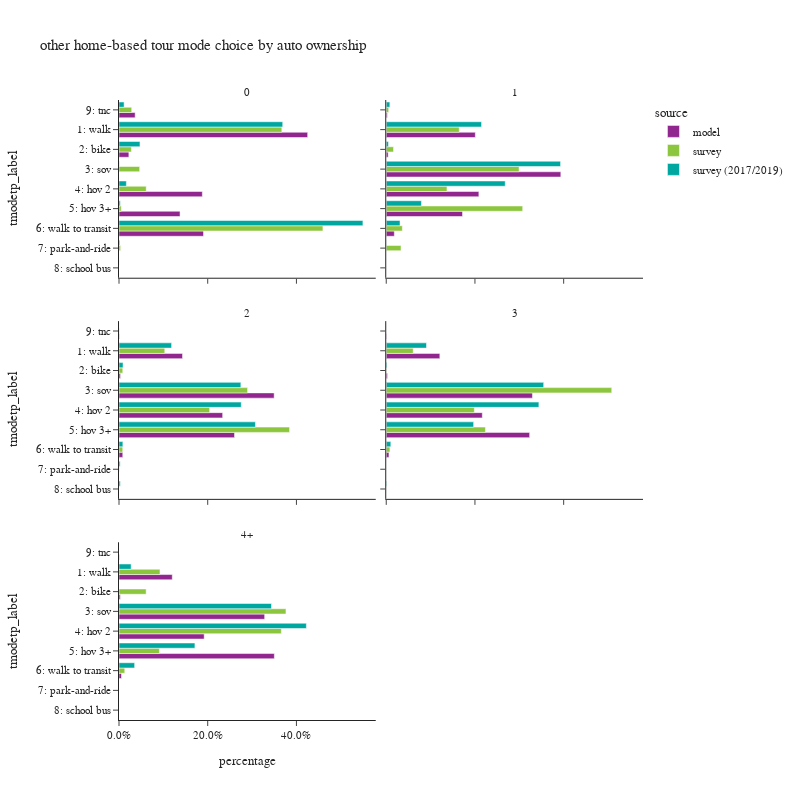

Here is the notebook cell this chart was saved with:
### Code cell
plot_mode_choice(hb_tour.loc[hb_tour['auto_ownership_4+']!="-1"],"auto_ownership_4+",
                 {"auto_ownership_4+":["0","1","2","3","4+"],
                  "tmodetp_label":["1: walk","2: bike","3: sov","4: hov 2","5: hov 3+","6: walk to transit",
                                   "7: park-and-ride","8: school bus","9: other–survey only"]},
                 "auto ownership",2,800)

### Figure 1 — Plotly figure (JSON) as saved in the notebook; plotly's stock layout.template omitted (floating-point values rounded to 4 significant figures)
{"data": [{"alignmentgroup": "True", "customdata": [[78327], [4098], [34593], [25337], [35087], [6703]], "hovertemplate": "source=model<br>auto_ownership_4+=0<br>percentage=%{x}<br>tmodetp_label=%{y}<br>sample count=%{customdata[0]}<extra></extra>", "legendgroup": "model", "marker": {"color": "#91268F", "pattern": {"shape": ""}}, "name": "model", "offsetgroup": "model", "orientation": "h", "showlegend": true, "textposition": "auto", "type": "bar", "x": [0.4254, 0.02225, 0.1879, 0.1376, 0.1905, 0.0364], "xaxis": "x5", "y": ["1: walk", "2: bike", "4: hov 2", "5: hov 3+", "6: walk to transit", "9: tnc"], "yaxis": "y5"}, {"alignmentgroup": "True", "customdata": [[143061], [3065], [280370], [148772], [122453], [12970], [1685]], "hovertemplate": "source=model<br>auto_ownership_4+=1<br>percentage=%{x}<br>tmodetp_label=%{y}<br>sample count=%{customdata[0]}<extra></extra>", "legendgroup": "model", "marker": {"color": "#91268F", "pattern": {"shape": ""}}, "name": "model", "offsetgroup": "model", "orientation": "h", "showlegend": false, "textposition": "auto", "type": "bar", "x": [0.2008, 0.004303, 0.3936, 0.2088, 0.1719, 0.01821, 0.002365], "xaxis": "x6", "y": ["1: walk", "2: bike", "3: sov", "4: hov 2", "5: hov 3+", "6: walk to transit", "9: tnc"], "yaxis": "y6"}, {"alignmentgroup": "True", "customdata": [[150036], [3560], [366441], [244796], [272847], [8882], [1002]], "hovertemplate": "source=model<br>auto_ownership_4+=2<br>percentage=%{x}<br>tmodetp_label=%{y}<br>sample count=%{customdata[0]}<extra></extra>", "legendgroup": "model", "marker": {"color": "#91268F", "pattern": {"shape": ""}}, "name": "model", "offsetgroup": "model", "orientation": "h", "showlegend": false, "textposition": "auto", "type": "bar", "x": [0.1432, 0.003398, 0.3498, 0.2337, 0.2605, 0.008479, 0.0009565], "xaxis": "x3", "y": ["1: walk", "2: bike", "3: sov", "4: hov 2", "5: hov 3+", "6: walk to transit", "9: tnc"], "yaxis": "y3"}, {"alignmentgroup": "True", "customdata": [[63209], [1467], [172385], [113277], [169103], [3194], [427]], "hovertemplate": "source=model<br>auto_ownership_4+=3<br>percentage=%{x}<br>tmodetp_label=%{y}<br>sample count=%{customdata[0]}<extra></extra>", "legendgroup": "model", "marker": {"color": "#91268F", "pattern": {"shape": ""}}, "name": "model", "offsetgroup": "model", "orientation": "h", "showlegend": false, "textposition": "auto", "type": "bar", "x": [0.1208, 0.002805, 0.3296, 0.2166, 0.3233, 0.006106, 0.0008163], "xaxis": "x4", "y": ["1: walk", "2: bike", "3: sov", "4: hov 2", "5: hov 3+", "6: walk to transit", "9: tnc"], "yaxis": "y4"}, {"alignmentgroup": "True", "customdata": [[37792], [901], [103326], [60441], [110201], [1776], [218]], "hovertemplate": "source=model<br>auto_ownership_4+=4+<br>percentage=%{x}<br>tmodetp_label=%{y}<br>sample count=%{customdata[0]}<extra></extra>", "legendgroup": "model", "marker": {"color": "#91268F", "pattern": {"shape": ""}}, "name": "model", "offsetgroup": "model", "orientation": "h", "showlegend": false, "textposition": "auto", "type": "bar", "x": [0.1201, 0.002863, 0.3284, 0.1921, 0.3502, 0.005644, 0.0006928], "xaxis": "x", "y": ["1: walk", "2: bike", "3: sov", "4: hov 2", "5: hov 3+", "6: walk to transit", "9: tnc"], "yaxis": "y"}, {"alignmentgroup": "True", "customdata": [[227], [29], [8], [15], [12], [128], [5], [10]], "hovertemplate": "source=survey<br>auto_ownership_4+=0<br>percentage=%{x}<br>tmodetp_label=%{y}<br>sample count=%{customdata[0]}<extra></extra>", "legendgroup": "survey", "marker": {"color": "#8CC63E", "pattern": {"shape": ""}}, "name": "survey", "offsetgroup": "survey", "orientation": "h", "showlegend": true, "textposition": "auto", "type": "bar", "x": [0.3671, 0.02794, 0.04656, 0.06136, 0.005082, 0.4597, 0.003652, 0.0286], "xaxis": "x5", "y": ["1: walk", "2: bike", "3: sov", "4: hov 2", "5: hov 3+", "6: walk to transit", "7: park-and-ride", "9: tnc"], "yaxis": "y5"}, {"alignmentgroup": "True", "customdata": [[441], [60], [556], [296], [163], [54], [6], [2], [4]], "hovertemplate": "source=survey<br>auto_ownership_4+=1<br>percentage=%{x}<br>tmodetp_label=%{y}<br>sample count=%{customdata[0]}<extra></extra>", "legendgroup": "survey", "marker": {"color": "#8CC63E", "pattern": {"shape": ""}}, "name": "survey", "offsetgroup": "survey", "orientation": "h", "showlegend": false, "textposition": "auto", "type": "bar", "x": [0.1645, 0.01647, 0.2994, 0.1369, 0.3076, 0.03627, 0.03327, 6.529e-05, 0.005491], "xaxis": "x6", "y": ["1: walk", "2: bike", "3: sov", "4: hov 2", "5: hov 3+", "6: walk to transit", "7: park-and-ride", "8: school bus", "9: tnc"], "yaxis": "y6"}, {"alignmentgroup": "True", "customdata": [[187], [24], [494], [364], [270], [14], [5], [5]], "hovertemplate": "source=survey<br>auto_ownership_4+=2<br>percentage=%{x}<br>tmodetp_label=%{y}<br>sample count=%{customdata[0]}<extra></extra>", "legendgroup": "survey", "marker": {"color": "#8CC63E", "pattern": {"shape": ""}}, "name": "survey", "offsetgroup": "survey", "orientation": "h", "showlegend": false, "textposition": "auto", "type": "bar", "x": [0.1032, 0.008496, 0.2898, 0.2043, 0.3845, 0.00839, 0.0006206, 0.0006715], "xaxis": "x3", "y": ["1: walk", "2: bike", "3: sov", "4: hov 2", "5: hov 3+", "6: walk to transit", "7: park-and-ride", "9: tnc"], "yaxis": "y3"}, {"alignmentgroup": "True", "customdata": [[38], [2], [194], [91], [45], [2]], "hovertemplate": "source=survey<br>auto_ownership_4+=3<br>percentage=%{x}<br>tmodetp_label=%{y}<br>sample count=%{customdata[0]}<extra></extra>", "legendgroup": "survey", "marker": {"color": "#8CC63E", "pattern": {"shape": ""}}, "name": "survey", "offsetgroup": "survey", "orientation": "h", "showlegend": false, "textposition": "auto", "type": "bar", "x": [0.06076, 0.0003418, 0.5084, 0.1986, 0.2236, 0.008303], "xaxis": "x4", "y": ["1: walk", "2: bike", "3: sov", "4: hov 2", "5: hov 3+", "6: walk to transit"], "yaxis": "y4"}, {"alignmentgroup": "True", "customdata": [[13], [3], [65], [45], [16], [2]], "hovertemplate": "source=survey<br>auto_ownership_4+=4+<br>percentage=%{x}<br>tmodetp_label=%{y}<br>sample count=%{customdata[0]}<extra></extra>", "legendgroup": "survey", "marker": {"color": "#8CC63E", "pattern": {"shape": ""}}, "name": "survey", "offsetgroup": "survey", "orientation": "h", "showlegend": false, "textposition": "auto", "type": "bar", "x": [0.09236, 0.06121, 0.3764, 0.366, 0.09106, 0.01299], "xaxis": "x", "y": ["1: walk", "2: bike", "3: sov", "4: hov 2", "5: hov 3+", "6: walk to transit"], "yaxis": "y"}, {"alignmentgroup": "True", "customdata": [[389], [28], [7], [27], [12], [286], [4], [1], [22]], "hovertemplate": "source=survey (2017/2019)<br>auto_ownership_4+=0<br>percentage=%{x}<br>tmodetp_label=%{y}<br>sample count=%{customdata[0]}<extra></extra>", "legendgroup": "survey (2017/2019)", "marker": {"color": "#00A7A0", "pattern": {"shape": ""}}, "name": "survey (2017/2019)", "offsetgroup": "survey (2017/2019)", "orientation": "h", "showlegend": true, "textposition": "auto", "type": "bar", "x": [0.3691, 0.04729, 0.0006345, 0.0166, 0.002892, 0.5499, 0.001909, 0.0001904, 0.0115], "xaxis": "x5", "y": ["1: walk", "2: bike", "3: sov", "4: hov 2", "5: hov 3+", "6: walk to transit", "7: park-and-ride", "8: school bus", "9: tnc"], "yaxis": "y5"}, {"alignmentgroup": "True", "customdata": [[977], [40], [839], [626], [264], [165], [8], [2], [34]], "hovertemplate": "source=survey (2017/2019)<br>auto_ownership_4+=1<br>percentage=%{x}<br>tmodetp_label=%{y}<br>sample count=%{customdata[0]}<extra></extra>", "legendgroup": "survey (2017/2019)", "marker": {"color": "#00A7A0", "pattern": {"shape": ""}}, "name": "survey (2017/2019)", "offsetgroup": "survey (2017/2019)", "orientation": "h", "showlegend": false, "textposition": "auto", "type": "bar", "x": [0.2149, 0.004967, 0.393, 0.2683, 0.07937, 0.03101, 0.0003279, 5.575e-05, 0.008142], "xaxis": "x6", "y": ["1: walk", "2: bike", "3: sov", "4: hov 2", "5: hov 3+", "6: walk to transit", "7: park-and-ride", "8: school bus", "9: tnc"], "yaxis": "y6"}, {"alignmentgroup": "True", "customdata": [[466], [43], [774], [639], [459], [73], [10], [7], [8]], "hovertemplate": "source=survey (2017/2019)<br>auto_ownership_4+=2<br>percentage=%{x}<br>tmodetp_label=%{y}<br>sample count=%{customdata[0]}<extra></extra>", "legendgroup": "survey (2017/2019)", "marker": {"color": "#00A7A0", "pattern": {"shape": ""}}, "name": "survey (2017/2019)", "offsetgroup": "survey (2017/2019)", "orientation": "h", "showlegend": false, "textposition": "auto", "type": "bar", "x": [0.1186, 0.009152, 0.2747, 0.2756, 0.3076, 0.008719, 0.002597, 0.002912, 0.0001232], "xaxis": "x3", "y": ["1: walk", "2: bike", "3: sov", "4: hov 2", "5: hov 3+", "6: walk to transit", "7: park-and-ride", "8: school bus", "9: tnc"], "yaxis": "y3"}, {"alignmentgroup": "True", "customdata": [[58], [2], [194], [140], [86], [12], [2], [1]], "hovertemplate": "source=survey (2017/2019)<br>auto_ownership_4+=3<br>percentage=%{x}<br>tmodetp_label=%{y}<br>sample count=%{customdata[0]}<extra></extra>", "legendgroup": "survey (2017/2019)", "marker": {"color": "#00A7A0", "pattern": {"shape": ""}}, "name": "survey (2017/2019)", "offsetgroup": "survey (2017/2019)", "orientation": "h", "showlegend": false, "textposition": "auto", "type": "bar", "x": [0.09077, 0.001741, 0.3549, 0.3441, 0.197, 0.01031, 0.001032, 5.789e-05], "xaxis": "x4", "y": ["1: walk", "2: bike", "3: sov", "4: hov 2", "5: hov 3+", "6: walk to transit", "8: school bus", "9: tnc"], "yaxis": "y4"}, {"alignmentgroup": "True", "customdata": [[15], [91], [65], [43], [3]], "hovertemplate": "source=survey (2017/2019)<br>auto_ownership_4+=4+<br>percentage=%{x}<br>tmodetp_label=%{y}<br>sample count=%{customdata[0]}<extra></extra>", "legendgroup": "survey (2017/2019)", "marker": {"color": "#00A7A0", "pattern": {"shape": ""}}, "name": "survey (2017/2019)", "offsetgroup": "survey (2017/2019)", "orientation": "h", "showlegend": false, "textposition": "auto", "type": "bar", "x": [0.02737, 0.3438, 0.4224, 0.1712, 0.03524], "xaxis": "x", "y": ["1: walk", "3: sov", "4: hov 2", "5: hov 3+", "6: walk to transit"], "yaxis": "y"}], "layout": {"annotations": [{"font": {}, "showarrow": false, "text": "4+", "x": 0.245, "xanchor": "center", "xref": "paper", "y": 0.2867, "yanchor": "bottom", "yref": "paper"}, {"font": {}, "showarrow": false, "text": "2", "x": 0.245, "xanchor": "center", "xref": "paper", "y": 0.6433, "yanchor": "bottom", "yref": "paper"}, {"font": {}, "showarrow": false, "text": "3", "x": 0.755, "xanchor": "center", "xref": "paper", "y": 0.6433, "yanchor": "bottom", "yref": "paper"}, {"font": {}, "showarrow": false, "text": "0", "x": 0.245, "xanchor": "center", "xref": "paper", "y": 1.0, "yanchor": "bottom", "yref": "paper"}, {"font": {}, "showarrow": false, "text": "1", "x": 0.755, "xanchor": "center", "xref": "paper", "y": 1.0, "yanchor": "bottom", "yref": "paper"}], "barmode": "group", "height": 800, "legend": {"title": {"text": "source"}, "tracegroupgap": 0}, "title": {"text": "other home-based tour mode choice by auto ownership"}, "width": 800, "xaxis": {"anchor": "y", "domain": [0.0, 0.49], "tickformat": ".1%", "title": {"text": "percentage"}}, "xaxis2": {"anchor": "y2", "domain": [0.51, 1.0], "matches": "x", "tickformat": ".1%", "title": {"text": "percentage"}}, "xaxis3": {"anchor": "y3", "domain": [0.0, 0.49], "matches": "x", "showticklabels": false, "tickformat": ".1%"}, "xaxis4": {"anchor": "y4", "domain": [0.51, 1.0], "matches": "x", "showticklabels": false, "tickformat": ".1%"}, "xaxis5": {"anchor": "y5", "domain": [0.0, 0.49], "matches": "x", "showticklabels": false, "tickformat": ".1%"}, "xaxis6": {"anchor": "y6", "domain": [0.51, 1.0], "matches": "x", "showticklabels": false, "tickformat": ".1%"}, "yaxis": {"anchor": "x", "categoryarray": ["9: other–survey only", "8: school bus", "7: park-and-ride", "6: walk to transit", "5: hov 3+", "4: hov 2", "3: sov", "2: bike", "1: walk"], "categoryorder": "array", "domain": [0.0, 0.2867], "title": {"text": "tmodetp_label"}}, "yaxis2": {"anchor": "x2", "domain": [0.0, 0.2867], "matches": "y", "showticklabels": false}, "yaxis3": {"anchor": "x3", "categoryarray": ["9: other–survey only", "8: school bus", "7: park-and-ride", "6: walk to transit", "5: hov 3+", "4: hov 2", "3: sov", "2: bike", "1: walk"], "categoryorder": "array", "domain": [0.3567, 0.6433], "matches": "y", "title": {"text": "tmodetp_label"}}, "yaxis4": {"anchor": "x4", "domain": [0.3567, 0.6433], "matches": "y", "showticklabels": false}, "yaxis5": {"anchor": "x5", "categoryarray": ["9: other–survey only", "8: school bus", "7: park-and-ride", "6: walk to transit", "5: hov 3+", "4: hov 2", "3: sov", "2: bike", "1: walk"], "categoryorder": "array", "domain": [0.7133, 1.0], "matches": "y", "title": {"text": "tmodetp_label"}}, "yaxis6": {"anchor": "x6", "domain": [0.7133, 1.0], "matches": "y", "showticklabels": false}}}
